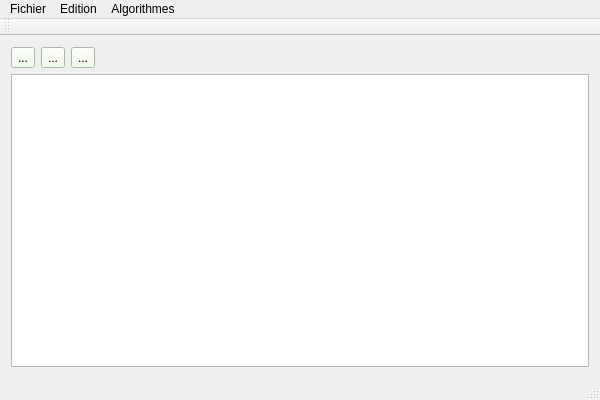
<?xml version="1.0" encoding="UTF-8"?>
<ui version="4.0">
 <class>MainWindow</class>
 <widget class="QMainWindow" name="MainWindow">
  <property name="geometry">
   <rect>
    <x>0</x>
    <y>0</y>
    <width>600</width>
    <height>400</height>
   </rect>
  </property>
  <property name="windowTitle">
   <string>Graph</string>
  </property>
  <property name="windowIcon">
   <iconset resource="graph.qrc">
    <normaloff>:/img/logo.png</normaloff>:/img/logo.png</iconset>
  </property>
  <property name="styleSheet">
   <string/>
  </property>
  <widget class="QWidget" name="centralWidget">
   <layout class="QVBoxLayout" name="verticalLayout">
    <item>
     <layout class="QHBoxLayout" name="horizontalLayout">
      <item>
       <widget class="QToolButton" name="drawArc">
        <property name="toolTip">
         <string>Dessinner un arc (A)</string>
        </property>
        <property name="styleSheet">
         <string>background-color:rgb(237, 255, 231)</string>
        </property>
        <property name="text">
         <string>...</string>
        </property>
       </widget>
      </item>
      <item>
       <widget class="QToolButton" name="drawNode">
        <property name="toolTip">
         <string>Dessiner un noeud (N)</string>
        </property>
        <property name="styleSheet">
         <string>background-color:rgb(237, 255, 231)</string>
        </property>
        <property name="text">
         <string>...</string>
        </property>
       </widget>
      </item>
      <item>
       <widget class="QToolButton" name="deleteNode">
        <property name="toolTip">
         <string>Supprimer un élément</string>
        </property>
        <property name="styleSheet">
         <string>background-color:rgb(237, 255, 231)</string>
        </property>
        <property name="text">
         <string>...</string>
        </property>
       </widget>
      </item>
      <item>
       <spacer name="horizontalSpacer">
        <property name="orientation">
         <enum>Qt::Horizontal</enum>
        </property>
        <property name="sizeHint" stdset="0">
         <size>
          <width>40</width>
          <height>20</height>
         </size>
        </property>
       </spacer>
      </item>
     </layout>
    </item>
    <item>
     <widget class="QGraphicsView" name="graphicsView">
      <property name="viewportUpdateMode">
       <enum>QGraphicsView::FullViewportUpdate</enum>
      </property>
     </widget>
    </item>
   </layout>
  </widget>
  <widget class="QMenuBar" name="menuBar">
   <property name="geometry">
    <rect>
     <x>0</x>
     <y>0</y>
     <width>600</width>
     <height>22</height>
    </rect>
   </property>
   <widget class="QMenu" name="menuAlgorithmes">
    <property name="title">
     <string>Algorithmes</string>
    </property>
    <addaction name="graphPropertiesAction"/>
    <addaction name="actionAlgorithme"/>
   </widget>
   <widget class="QMenu" name="menuFichier">
    <property name="title">
     <string>Fichier</string>
    </property>
    <addaction name="actionOuvrir"/>
    <addaction name="actionNouveau"/>
    <addaction name="actionEnregistrer"/>
    <addaction name="actionEnregistrer_sous"/>
    <addaction name="actionExporter_une_image"/>
   </widget>
   <widget class="QMenu" name="menuEdition">
    <property name="title">
     <string>Edition</string>
    </property>
    <addaction name="actionSupprimer_tout"/>
   </widget>
   <addaction name="menuFichier"/>
   <addaction name="menuEdition"/>
   <addaction name="menuAlgorithmes"/>
  </widget>
  <widget class="QToolBar" name="mainToolBar">
   <property name="styleSheet">
    <string/>
   </property>
   <attribute name="toolBarArea">
    <enum>TopToolBarArea</enum>
   </attribute>
   <attribute name="toolBarBreak">
    <bool>false</bool>
   </attribute>
  </widget>
  <widget class="QStatusBar" name="statusBar"/>
  <action name="graphPropertiesAction">
   <property name="text">
    <string>Propriétés du graphe</string>
   </property>
  </action>
  <action name="actionOuvrir">
   <property name="text">
    <string>Ouvrir</string>
   </property>
  </action>
  <action name="actionEnregistrer">
   <property name="text">
    <string>Enregistrer</string>
   </property>
  </action>
  <action name="actionSupprimer_tout">
   <property name="text">
    <string>Supprimer tout</string>
   </property>
  </action>
  <action name="actionEnregistrer_sous">
   <property name="text">
    <string>Enregistrer sous</string>
   </property>
  </action>
  <action name="actionRecents">
   <property name="text">
    <string>Recents</string>
   </property>
  </action>
  <action name="actionAlgorithme">
   <property name="text">
    <string>Implémenter un algorithme</string>
   </property>
  </action>
  <action name="actionNouveau">
   <property name="text">
    <string>Nouveau</string>
   </property>
  </action>
  <action name="actionExporter_une_image">
   <property name="text">
    <string>Exporter une image</string>
   </property>
  </action>
 </widget>
 <layoutdefault spacing="6" margin="11"/>
 <resources>
  <include location="graph.qrc"/>
 </resources>
 <connections/>
</ui>
